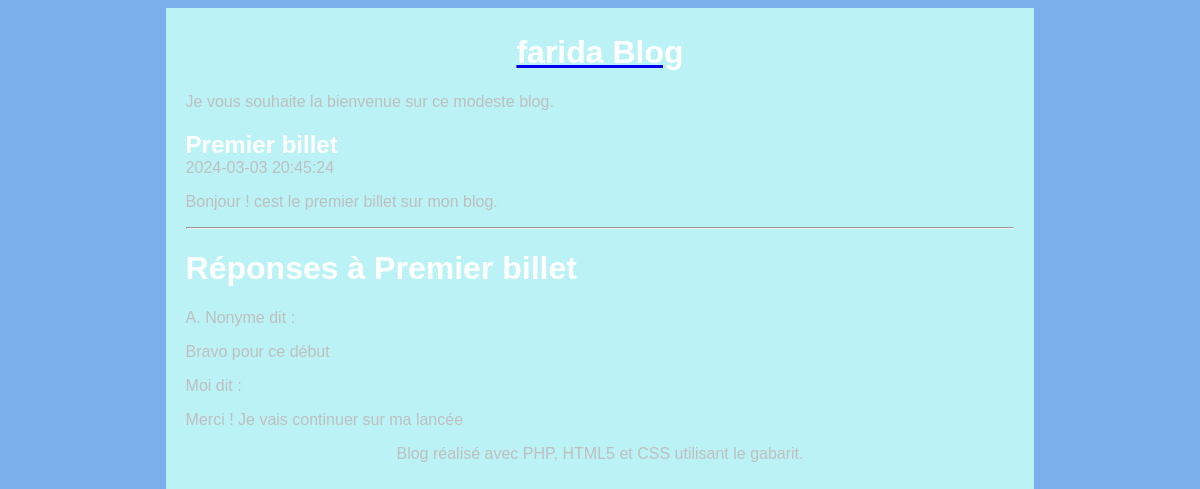
The app's page /index.php?action=billet&id=1 with its own data.
### tables this page shows
create table T_BILLET (
  BIL_ID integer primary key auto_increment,
  BIL_DATE datetime not null,
  BIL_TITRE varchar(100) not null,
  BIL_CONTENU varchar(400) not null
);

create table T_COMMENTAIRE (
  COM_ID integer primary key auto_increment,
  COM_DATE datetime not null,
  COM_AUTEUR varchar(100) not null,
  COM_CONTENU varchar(200) not null,
  BIL_ID integer not null,
  constraint fk_com_bil foreign key(BIL_ID) references T_BILLET(BIL_ID)
);

### controleur.php (called while the page is built, shortened)
<?php
require 'Model.php';
function billet($idBillet) {
    $billet = getBillet($idBillet);
    $commentaires = getCommentaires($idBillet);
    require 'vueBillet.php';
}

### Model.php (called while the page is built, shortened)
<?php
function getBillet($idBillet) {
    $bdd = getBdd();
    $billet = $bdd->prepare('select BIL_ID as id, BIL_DATE as date,'
            . ' BIL_TITRE as titre, BIL_CONTENU as contenu from T_BILLET'
            . ' where BIL_ID=?');
    $billet->execute(array($idBillet));
    if ($billet->rowCount() == 1)
        return $billet->fetch();
    else
        throw new Exception("Aucun billet ne correspond à l'identifiant '$idBillet'");
}
function getCommentaires($idBillet) {
    $bdd = getBdd();
    $commentaires = $bdd->prepare('select COM_ID as id, COM_DATE as date,'
            . ' COM_AUTEUR as auteur, COM_CONTENU as contenu from T_COMMENTAIRE'
            . ' where BIL_ID=?');
    $commentaires->execute(array($idBillet));
    return $commentaires;
}
function getBdd() {
    $bdd = new PDO('mysql:host=localhost;dbname=monblog;charset=utf8', 'root',
            '', array(PDO::ATTR_ERRMODE => PDO::ERRMODE_EXCEPTION));
    return $bdd;
}

### vueBillet.php (the view, shortened to what this page needs)
<article>
    <header>
        <h1 class="titreBillet"><?= $billet['titre'] ?></h1>
        <time><?= $billet['date'] ?></time>
    </header>
    <p><?= $billet['contenu'] ?></p>
</article>
<hr />
<header>
    <h1 id="titreReponses">Réponses à <?= $billet['titre'] ?></h1>
</header>
<?php foreach ($commentaires as $commentaire): ?>
    <p><?= $commentaire['auteur'] ?> dit :</p>
    <p><?= $commentaire['contenu'] ?></p>
<?php endforeach; ?>
<?php $contenu = ob_get_clean(); ?>
<?php require 'gabarit.php'; ?>

### index.php
<?php
require 'controleur.php';
try {
    if (isset($_GET['action'])) {
        if ($_GET['action'] == 'billet') {
            if (isset($_GET['id'])) {
                $idBillet = intval($_GET['id']);
                if ($idBillet != 0) {
                    billet($idBillet);
                }
                else
                    throw new Exception("Identifiant de billet non valide");
            }
            else
                throw new Exception("Identifiant de billet non défini");
        }
        else
            throw new Exception("Action non valide");
    }
    else {
        accueil();
    }
}
catch (Exception $e) {
    erreur($e->getMessage());
}

### Gabarit.php (shortened to what this page needs)
<!doctype html>
<html lang="fr">
    <head>
        <link rel="stylesheet" href="style.css" />
    </head>
    <body>
        <div id="global">
            <header>
                <a href="index.php"><h1 id="titreBlog">farida Blog</h1></a>
                <p>Je vous souhaite la bienvenue sur ce modeste blog.</p>
            </header>
            <div id="contenu">
                        <?= $contenu ?>
            <footer id="piedBlog">
                Blog réalisé avec PHP, HTML5 et CSS utilisant le gabarit.
            </footer>
            </div>
    </body>
</html>

### style.css (style rules this page uses)
html, body { height: 100%; }
body { color: #bfbfbf; background: rgb(124, 176, 236); font-family: 'Futura-Medium', 'Futura', 'Trebuchet MS', sans-serif; }
h1 { color: white; }
.titreBillet { margin-bottom : 0px; }
#global { min-height: 100%; background: #baf2f6; width: 70%; margin: auto; text-align: justify; padding: 5px 20px; }
#contenu { margin-bottom : 30px; }
#titreBlog, #piedBlog { text-align: center; }

### records on screen
t_billet: BIL_TITRE "Premier billet", BIL_DATE "2024-03-03 20:45:24", BIL_CONTENU "Bonjour ! cest le premier billet sur mon blog."
t_commentaire: COM_AUTEUR "A. Nonyme", COM_CONTENU "Bravo pour ce début"
t_commentaire: COM_AUTEUR "Moi", COM_CONTENU "Merci ! Je vais continuer sur ma lancée"
